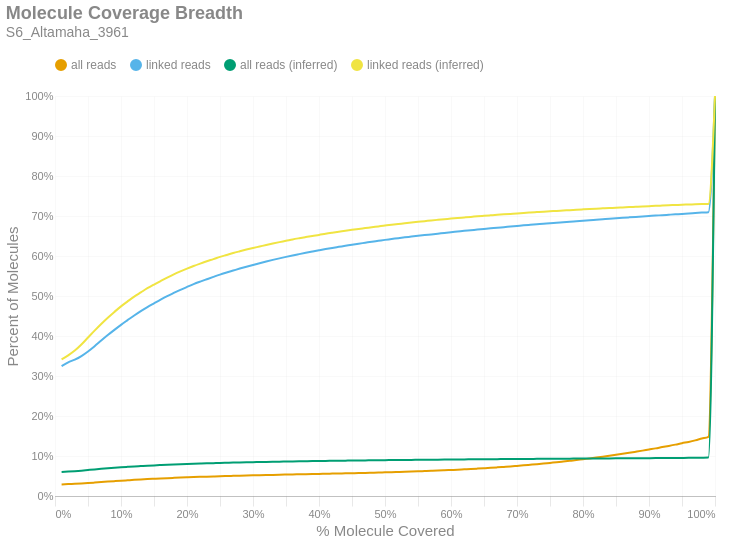

The notebook cell this image was saved under:
### Markdown cell above
### Molecule Read Coverage
This chart shows molecule coverage breadth as computed by the number of bases aligned to that molecule. In other words, "*how much of each unique long molecule is actually sequenced/aligned?*" Keep in mind there is a distinction between sequences and alignments, since some sequences belonging to a particular molecule may not align well and wouldn't appear in the alignment data. This chart also shows molecule coverage breadth as computed by the *inferred fragment* from which the aligned sequences originate. Unlike read coverage, this calculation takes into account the total insert size, including unsequenced gaps between the forward and reverse reads. Like the previous figures, these are cumulative percents.

### Code cell
if SKIPLR:
    print_html(f"Skipped")
else:
    binned_df = consolidated_hist(valids['coverage_bp'], mask, 0.01, True)
    binned_df_inf = consolidated_hist(valids['coverage_inserts'], mask, 0.01, True)
    binned_df = binned_df.with_columns(pl.lit(binned_df_inf['all reads (cumsum)']).alias('all reads (inferred)'))
    binned_df = binned_df.with_columns(pl.lit(binned_df_inf['linked reads (cumsum)']).alias('linked reads (inferred)'))
    binned_df = binned_df.with_columns(
        (pl.col('bin').cast(pl.Float64) + 0.01).alias('right_edge')
    )

    with SafeRender(binned_df):
        (
            density_plot(binned_df, 'Molecule Coverage Breadth', samplename, 'molcov', ['all reads (inferred)','linked reads (inferred)'])
            .encode(
                #x=alt.X('bin:Q', title="% Molecule Covered").axis(format = '%').scale(padding=0),
                x=alt.X('right_edge:Q', title="% Molecule Covered").axis(format='%').scale(padding=0),
                y=alt.Y('value:Q', title='Percent of Molecules')
                    .axis(format='%')
                    .stack(False)
                    .scale(domainMin=0, padding=0),
                color=alt.Color("key:N").scale(domain = ["all reads", "linked reads", "all reads (inferred)", "linked reads (inferred)"]),
                tooltip = [
                    alt.Tooltip("key:N", title = "Data Type"),
                    alt.Tooltip("range_label:N", title="% Molecule Covered"),
                    alt.Tooltip("value:Q", format = ".2%", title="% Molecules")
                ]
            )
        ).display()

### Figure 1 — Vega-Lite specification as saved in the notebook (floating-point values rounded to 4 significant figures)
{"width": "container", "height": 400, "config": {"title": {"anchor": "start", "dy": -15, "fontSize": 18, "color": "#888888", "subtitleColor": "#888888", "subtitleFontSize": 14}, "arc": {"fill": "#0072B2"}, "axis": {"domainColor": "#888888", "domainWidth": 0.5, "gridWidth": 0.2, "grid": false, "titleFontWeight": 400, "titleFontSize": 15, "labelFontSize": 11, "labelColor": "#888888", "tickColor": "#888888", "tickWidth": 0.2, "titleColor": "#888888"}, "axisBand": {"grid": false}, "axisX": {"grid": true, "tickSize": 10, "domainCap": "round"}, "axisY": {"domain": false, "grid": true, "tickSize": 0, "domainCap": "round"}, "background": "transparent", "header": {"labelFontSize": 15, "labelColor": "#888888", "titleFontSize": 15, "titleFontWeight": 600, "titleColor": "#888888"}, "legend": {"labelFont": "sans-serif", "labelFontSize": 12, "labelColor": "#888888", "symbolSize": 100, "symbolType": "circle", "titleFontSize": 12, "titlePadding": 10, "titleColor": "#888888", "title": null, "orient": "top"}, "range": {"category": ["#E69F00", "#56B4E9", "#009E73", "#F0E442", "#0072B2", "#D55E00", "#CC79A7", "#000000"], "diverging": ["#cfe8f3", "#a2d4ec", "#73bfe2", "#46abdb", "#1696d2", "#12719e"]}, "area": {"fill": "#0072B2", "fillOpacity": 0.7, "line": true, "strokeOpacity": 0.7}, "line": {"color": "#0072B2", "stroke": "#0072B2", "strokeWidth": 2}, "trail": {"color": "#0072B2", "stroke": "#0072B2", "strokeWidth": 0, "size": 1}, "point": {"filled": true, "fillOpacity": 1.0, "size": 95}, "text": {"color": "#888888", "fontSize": 11, "align": "right", "fontWeight": 400, "size": 11}, "bar": {"fill": "#0072B2", "stroke": null}, "view": {"stroke": null, "continuousWidth": 660, "continuousHeight": 400}}, "data": {"name": "data-99ca5f34d87bc19c4a1fb9a19ee4e636"}, "mark": {"type": "line", "interpolate": "monotone", "point": {"opacity": 0, "size": 275}}, "encoding": {"color": {"field": "key", "scale": {"domain": ["all reads", "linked reads", "all reads (inferred)", "linked reads (inferred)"]}, "type": "nominal"}, "tooltip": [{"field": "key", "title": "Data Type", "type": "nominal"}, {"field": "range_label", "title": "% Molecule Covered", "type": "nominal"}, {"field": "value", "format": ".2%", "title": "% Molecules", "type": "quantitative"}], "x": {"axis": {"format": "%"}, "field": "right_edge", "scale": {"padding": 0}, "title": "% Molecule Covered", "type": "quantitative"}, "y": {"axis": {"format": "%"}, "field": "value", "scale": {"domainMin": 0, "padding": 0}, "stack": false, "title": "Percent of Molecules", "type": "quantitative"}}, "params": [{"name": "param_c36ac31b6afebe62", "select": {"type": "point", "fields": ["key"]}, "bind": "legend"}], "title": {"text": "Molecule Coverage Breadth", "subtitle": "S6_Altamaha_3961"}, "transform": [{"fold": ["all reads (cumsum)", "linked reads (cumsum)", "all reads (inferred)", "linked reads (inferred)"]}, {"calculate": "replace(datum.key, ' (cumsum)', '')", "as": "key"}, {"filter": {"param": "param_c36ac31b6afebe62"}}], "usermeta": {"embedOptions": {"downloadFileName": "S6_Altamaha_3961.molcov"}}, "$schema": "https://vega.github.io/schema/vega-lite/v6.1.0.json", "datasets": {"data-99ca5f34d87bc19c4a1fb9a19ee4e636": [{"bin": "0.0", "interval": "0.0-0.01", "all reads": 0.02892, "linked reads": 0.3249, "all reads (cumsum)": 0.02892, "linked reads (cumsum)": 0.3249, "range_label": "0.0-0.01", "all reads (inferred)": 0.06005, "linked reads (inferred)": 0.3416, "right_edge": 0.01}, {"bin": "0.01", "interval": "0.01-0.02", "all reads": 0.0008677, "linked reads": 0.009384, "all reads (cumsum)": 0.02979, "linked reads (cumsum)": 0.3343, "range_label": "0.01-0.02", "all reads (inferred)": 0.06097, "linked reads (inferred)": 0.3518, "right_edge": 0.02}, {"bin": "0.02", "interval": "0.02-0.03", "all reads": 0.0006259, "linked reads": 0.006577, "all reads (cumsum)": 0.03042, "linked reads (cumsum)": 0.3409, "range_label": "0.02-0.03", "all reads (inferred)": 0.06204, "linked reads (inferred)": 0.3636, "right_edge": 0.03}, {"bin": "0.03", "interval": "0.03-0.04", "all reads": 0.0008266, "linked reads": 0.008902, "all reads (cumsum)": 0.03124, "linked reads (cumsum)": 0.3498, "range_label": "0.03-0.04", "all reads (inferred)": 0.06338, "linked reads (inferred)": 0.3788, "right_edge": 0.04}, {"bin": "0.04", "interval": "0.04-0.05", "all reads": 0.001047, "linked reads": 0.0115, "all reads (cumsum)": 0.03229, "linked reads (cumsum)": 0.3613, "range_label": "0.04-0.05", "all reads (inferred)": 0.06492, "linked reads (inferred)": 0.3961, "right_edge": 0.05}, {"bin": "0.05", "interval": "0.05-0.06", "all reads": 0.001199, "linked reads": 0.01325, "all reads (cumsum)": 0.03349, "linked reads (cumsum)": 0.3745, "range_label": "0.05-0.06", "all reads (inferred)": 0.06644, "linked reads (inferred)": 0.4134, "right_edge": 0.06}, {"bin": "0.06", "interval": "0.06-0.07", "all reads": 0.001259, "linked reads": 0.01414, "all reads (cumsum)": 0.03475, "linked reads (cumsum)": 0.3887, "range_label": "0.06-0.07", "all reads (inferred)": 0.0679, "linked reads (inferred)": 0.43, "right_edge": 0.07}, {"bin": "0.07", "interval": "0.07-0.08", "all reads": 0.001214, "linked reads": 0.0137, "all reads (cumsum)": 0.03596, "linked reads (cumsum)": 0.4024, "range_label": "0.07-0.08", "all reads (inferred)": 0.06928, "linked reads (inferred)": 0.4457, "right_edge": 0.08}, {"bin": "0.08", "interval": "0.08-0.09", "all reads": 0.001158, "linked reads": 0.01299, "all reads (cumsum)": 0.03712, "linked reads (cumsum)": 0.4154, "range_label": "0.08-0.09", "all reads (inferred)": 0.07055, "linked reads (inferred)": 0.4603, "right_edge": 0.09}, {"bin": "0.09", "interval": "0.09-0.1", "all reads": 0.001123, "linked reads": 0.01255, "all reads (cumsum)": 0.03824, "linked reads (cumsum)": 0.4279, "range_label": "0.09-0.1", "all reads (inferred)": 0.07177, "linked reads (inferred)": 0.4741, "right_edge": 0.1}, {"bin": "0.1", "interval": "0.1-0.11", "all reads": 0.001041, "linked reads": 0.01179, "all reads (cumsum)": 0.03928, "linked reads (cumsum)": 0.4397, "range_label": "0.1-0.11", "all reads (inferred)": 0.07286, "linked reads (inferred)": 0.4865, "right_edge": 0.11}, {"bin": "0.11", "interval": "0.11-0.12", "all reads": 0.001037, "linked reads": 0.01163, "all reads (cumsum)": 0.04032, "linked reads (cumsum)": 0.4513, "range_label": "0.11-0.12", "all reads (inferred)": 0.07391, "linked reads (inferred)": 0.4985, "right_edge": 0.12}, {"bin": "0.12", "interval": "0.12-0.13", "all reads": 0.0009747, "linked reads": 0.01099, "all reads (cumsum)": 0.0413, "linked reads (cumsum)": 0.4623, "range_label": "0.12-0.13", "all reads (inferred)": 0.07483, "linked reads (inferred)": 0.509, "right_edge": 0.13}, {"bin": "0.13", "interval": "0.13-0.14", "all reads": 0.0009036, "linked reads": 0.01011, "all reads (cumsum)": 0.0422, "linked reads (cumsum)": 0.4724, "range_label": "0.13-0.14", "all reads (inferred)": 0.07574, "linked reads (inferred)": 0.5194, "right_edge": 0.14}, {"bin": "0.14", "interval": "0.14-0.15", "all reads": 0.0008229, "linked reads": 0.009277, "all reads (cumsum)": 0.04302, "linked reads (cumsum)": 0.4817, "range_label": "0.14-0.15", "all reads (inferred)": 0.07655, "linked reads (inferred)": 0.5287, "right_edge": 0.15}, {"bin": "0.15", "interval": "0.15-0.16", "all reads": 0.000813, "linked reads": 0.009177, "all reads (cumsum)": 0.04383, "linked reads (cumsum)": 0.4909, "range_label": "0.15-0.16", "all reads (inferred)": 0.07731, "linked reads (inferred)": 0.5374, "right_edge": 0.16}, {"bin": "0.16", "interval": "0.16-0.17", "all reads": 0.000775, "linked reads": 0.008683, "all reads (cumsum)": 0.04461, "linked reads (cumsum)": 0.4996, "range_label": "0.16-0.17", "all reads (inferred)": 0.07806, "linked reads (inferred)": 0.5459, "right_edge": 0.17}, {"bin": "0.17", "interval": "0.17-0.18", "all reads": 0.0007165, "linked reads": 0.008012, "all reads (cumsum)": 0.04533, "linked reads (cumsum)": 0.5076, "range_label": "0.17-0.18", "all reads (inferred)": 0.07877, "linked reads (inferred)": 0.554, "right_edge": 0.18}, {"bin": "0.18", "interval": "0.18-0.19", "all reads": 0.0006953, "linked reads": 0.007813, "all reads (cumsum)": 0.04602, "linked reads (cumsum)": 0.5154, "range_label": "0.18-0.19", "all reads (inferred)": 0.07942, "linked reads (inferred)": 0.5614, "right_edge": 0.19}, {"bin": "0.19", "interval": "0.19-0.2", "all reads": 0.0006426, "linked reads": 0.007227, "all reads (cumsum)": 0.04666, "linked reads (cumsum)": 0.5226, "range_label": "0.19-0.2", "all reads (inferred)": 0.08003, "linked reads (inferred)": 0.5683, "right_edge": 0.2}, {"bin": "0.2", "interval": "0.2-0.21", "all reads": 0.0006201, "linked reads": 0.006999, "all reads (cumsum)": 0.04728, "linked reads (cumsum)": 0.5296, "range_label": "0.2-0.21", "all reads (inferred)": 0.0806, "linked reads (inferred)": 0.5749, "right_edge": 0.21}, {"bin": "0.21", "interval": "0.21-0.22", "all reads": 0.0005588, "linked reads": 0.006278, "all reads (cumsum)": 0.04784, "linked reads (cumsum)": 0.5359, "range_label": "0.21-0.22", "all reads (inferred)": 0.08113, "linked reads (inferred)": 0.581, "right_edge": 0.22}, {"bin": "0.22", "interval": "0.22-0.23", "all reads": 0.0005359, "linked reads": 0.005955, "all reads (cumsum)": 0.04838, "linked reads (cumsum)": 0.5418, "range_label": "0.22-0.23", "all reads (inferred)": 0.08165, "linked reads (inferred)": 0.5868, "right_edge": 0.23}, {"bin": "0.23", "interval": "0.23-0.24", "all reads": 0.0005301, "linked reads": 0.005907, "all reads (cumsum)": 0.04891, "linked reads (cumsum)": 0.5478, "range_label": "0.23-0.24", "all reads (inferred)": 0.08212, "linked reads (inferred)": 0.5922, "right_edge": 0.24}, {"bin": "0.24", "interval": "0.24-0.25", "all reads": 0.0005181, "linked reads": 0.005691, "all reads (cumsum)": 0.04943, "linked reads (cumsum)": 0.5534, "range_label": "0.24-0.25", "all reads (inferred)": 0.08261, "linked reads (inferred)": 0.5978, "right_edge": 0.25}, {"bin": "0.25", "interval": "0.25-0.26", "all reads": 0.0004627, "linked reads": 0.005165, "all reads (cumsum)": 0.04989, "linked reads (cumsum)": 0.5586, "range_label": "0.25-0.26", "all reads (inferred)": 0.08304, "linked reads (inferred)": 0.6026, "right_edge": 0.26}, {"bin": "0.26", "interval": "0.26-0.27", "all reads": 0.0004491, "linked reads": 0.004961, "all reads (cumsum)": 0.05034, "linked reads (cumsum)": 0.5636, "range_label": "0.26-0.27", "all reads (inferred)": 0.08346, "linked reads (inferred)": 0.6075, "right_edge": 0.27}, {"bin": "0.27", "interval": "0.27-0.28", "all reads": 0.0004487, "linked reads": 0.004981, "all reads (cumsum)": 0.05079, "linked reads (cumsum)": 0.5686, "range_label": "0.27-0.28", "all reads (inferred)": 0.08385, "linked reads (inferred)": 0.6118, "right_edge": 0.28}, {"bin": "0.28", "interval": "0.28-0.29", "all reads": 0.0004316, "linked reads": 0.004694, "all reads (cumsum)": 0.05122, "linked reads (cumsum)": 0.5732, "range_label": "0.28-0.29", "all reads (inferred)": 0.08422, "linked reads (inferred)": 0.616, "right_edge": 0.29}, {"bin": "0.29", "interval": "0.29-0.3", "all reads": 0.0004121, "linked reads": 0.004451, "all reads (cumsum)": 0.05163, "linked reads (cumsum)": 0.5777, "range_label": "0.29-0.3", "all reads (inferred)": 0.08457, "linked reads (inferred)": 0.62, "right_edge": 0.3}, {"bin": "0.3", "interval": "0.3-0.31", "all reads": 0.0003991, "linked reads": 0.004319, "all reads (cumsum)": 0.05203, "linked reads (cumsum)": 0.582, "range_label": "0.3-0.31", "all reads (inferred)": 0.08491, "linked reads (inferred)": 0.6238, "right_edge": 0.31}, {"bin": "0.31", "interval": "0.31-0.32", "all reads": 0.0003899, "linked reads": 0.0042, "all reads (cumsum)": 0.05242, "linked reads (cumsum)": 0.5862, "range_label": "0.31-0.32", "all reads (inferred)": 0.08525, "linked reads (inferred)": 0.6276, "right_edge": 0.32}, {"bin": "0.32", "interval": "0.32-0.33", "all reads": 0.0003827, "linked reads": 0.00406, "all reads (cumsum)": 0.0528, "linked reads (cumsum)": 0.5903, "range_label": "0.32-0.33", "all reads (inferred)": 0.08557, "linked reads (inferred)": 0.6312, "right_edge": 0.33}, {"bin": "0.33", "interval": "0.33-0.34", "all reads": 0.000368, "linked reads": 0.003809, "all reads (cumsum)": 0.05317, "linked reads (cumsum)": 0.5941, "range_label": "0.33-0.34", "all reads (inferred)": 0.08588, "linked reads (inferred)": 0.6347, "right_edge": 0.34}, {"bin": "0.34", "interval": "0.34-0.35", "all reads": 0.0003615, "linked reads": 0.003681, "all reads (cumsum)": 0.05353, "linked reads (cumsum)": 0.5978, "range_label": "0.34-0.35", "all reads (inferred)": 0.08617, "linked reads (inferred)": 0.638, "right_edge": 0.35}, {"bin": "0.35", "interval": "0.35-0.36", "all reads": 0.0003608, "linked reads": 0.003562, "all reads (cumsum)": 0.05389, "linked reads (cumsum)": 0.6013, "range_label": "0.35-0.36", "all reads (inferred)": 0.08647, "linked reads (inferred)": 0.6414, "right_edge": 0.36}, {"bin": "0.36", "interval": "0.36-0.37", "all reads": 0.0003389, "linked reads": 0.003322, "all reads (cumsum)": 0.05423, "linked reads (cumsum)": 0.6046, "range_label": "0.36-0.37", "all reads (inferred)": 0.08674, "linked reads (inferred)": 0.6444, "right_edge": 0.37}, {"bin": "0.37", "interval": "0.37-0.38", "all reads": 0.0003444, "linked reads": 0.003278, "all reads (cumsum)": 0.05458, "linked reads (cumsum)": 0.6079, "range_label": "0.37-0.38", "all reads (inferred)": 0.087, "linked reads (inferred)": 0.6473, "right_edge": 0.38}, {"bin": "0.38", "interval": "0.38-0.39", "all reads": 0.0003506, "linked reads": 0.003231, "all reads (cumsum)": 0.05493, "linked reads (cumsum)": 0.6112, "range_label": "0.38-0.39", "all reads (inferred)": 0.08725, "linked reads (inferred)": 0.6501, "right_edge": 0.39}, {"bin": "0.39", "interval": "0.39-0.4", "all reads": 0.0003567, "linked reads": 0.003183, "all reads (cumsum)": 0.05528, "linked reads (cumsum)": 0.6143, "range_label": "0.39-0.4", "all reads (inferred)": 0.08748, "linked reads (inferred)": 0.6526, "right_edge": 0.4}, {"bin": "0.4", "interval": "0.4-0.41", "all reads": 0.0003482, "linked reads": 0.003079, "all reads (cumsum)": 0.05563, "linked reads (cumsum)": 0.6174, "range_label": "0.4-0.41", "all reads (inferred)": 0.08774, "linked reads (inferred)": 0.6555, "right_edge": 0.41}, {"bin": "0.41", "interval": "0.41-0.42", "all reads": 0.0003499, "linked reads": 0.002844, "all reads (cumsum)": 0.05598, "linked reads (cumsum)": 0.6203, "range_label": "0.41-0.42", "all reads (inferred)": 0.08797, "linked reads (inferred)": 0.6581, "right_edge": 0.42}, {"bin": "0.42", "interval": "0.42-0.43", "all reads": 0.000341, "linked reads": 0.002616, "all reads (cumsum)": 0.05632, "linked reads (cumsum)": 0.6229, "range_label": "0.42-0.43", "all reads (inferred)": 0.08819, "linked reads (inferred)": 0.6605, "right_edge": 0.43}, {"bin": "0.43", "interval": "0.43-0.44", "all reads": 0.0003471, "linked reads": 0.002604, "all reads (cumsum)": 0.05667, "linked reads (cumsum)": 0.6255, "range_label": "0.43-0.44", "all reads (inferred)": 0.0884, "linked reads (inferred)": 0.6629, "right_edge": 0.44}, {"bin": "0.44", "interval": "0.44-0.45", "all reads": 0.0003649, "linked reads": 0.002644, "all reads (cumsum)": 0.05704, "linked reads (cumsum)": 0.6281, "range_label": "0.44-0.45", "all reads (inferred)": 0.08862, "linked reads (inferred)": 0.6654, "right_edge": 0.45}, {"bin": "0.45", "interval": "0.45-0.46", "all reads": 0.0003677, "linked reads": 0.002572, "all reads (cumsum)": 0.0574, "linked reads (cumsum)": 0.6307, "range_label": "0.45-0.46", "all reads (inferred)": 0.08883, "linked reads (inferred)": 0.6677, "right_edge": 0.46}, {"bin": "0.46", "interval": "0.46-0.47", "all reads": 0.0003947, "linked reads": 0.002449, "all reads (cumsum)": 0.0578, "linked reads (cumsum)": 0.6331, "range_label": "0.46-0.47", "all reads (inferred)": 0.08902, "linked reads (inferred)": 0.6698, "right_edge": 0.47}, {"bin": "0.47", "interval": "0.47-0.48", "all reads": 0.0004118, "linked reads": 0.002477, "all reads (cumsum)": 0.05821, "linked reads (cumsum)": 0.6356, "range_label": "0.47-0.48", "all reads (inferred)": 0.08922, "linked reads (inferred)": 0.6719, "right_edge": 0.48}, {"bin": "0.48", "interval": "0.48-0.49", "all reads": 0.0004203, "linked reads": 0.002325, "all reads (cumsum)": 0.05863, "linked reads (cumsum)": 0.638, "range_label": "0.48-0.49", "all reads (inferred)": 0.08941, "linked reads (inferred)": 0.674, "right_edge": 0.49}, {"bin": "0.49", "interval": "0.49-0.5", "all reads": 0.0004853, "linked reads": 0.002377, "all reads (cumsum)": 0.05912, "linked reads (cumsum)": 0.6403, "range_label": "0.49-0.5", "all reads (inferred)": 0.08961, "linked reads (inferred)": 0.6762, "right_edge": 0.5}, {"bin": "0.5", "interval": "0.5-0.51", "all reads": 0.0004487, "linked reads": 0.00207, "all reads (cumsum)": 0.05956, "linked reads (cumsum)": 0.6424, "range_label": "0.5-0.51", "all reads (inferred)": 0.08977, "linked reads (inferred)": 0.678, "right_edge": 0.51}, {"bin": "0.51", "interval": "0.51-0.52", "all reads": 0.0005014, "linked reads": 0.002229, "all reads (cumsum)": 0.06007, "linked reads (cumsum)": 0.6446, "range_label": "0.51-0.52", "all reads (inferred)": 0.08994, "linked reads (inferred)": 0.6798, "right_edge": 0.52}, {"bin": "0.52", "interval": "0.52-0.53", "all reads": 0.0005031, "linked reads": 0.002038, "all reads (cumsum)": 0.06057, "linked reads (cumsum)": 0.6467, "range_label": "0.52-0.53", "all reads (inferred)": 0.09012, "linked reads (inferred)": 0.6817, "right_edge": 0.53}, {"bin": "0.53", "interval": "0.53-0.54", "all reads": 0.0005335, "linked reads": 0.001831, "all reads (cumsum)": 0.0611, "linked reads (cumsum)": 0.6485, "range_label": "0.53-0.54", "all reads (inferred)": 0.09029, "linked reads (inferred)": 0.6836, "right_edge": 0.54}, {"bin": "0.54", "interval": "0.54-0.55", "all reads": 0.0005698, "linked reads": 0.001922, "all reads (cumsum)": 0.06167, "linked reads (cumsum)": 0.6504, "range_label": "0.54-0.55", "all reads (inferred)": 0.09046, "linked reads (inferred)": 0.6853, "right_edge": 0.55}, {"bin": "0.55", "interval": "0.55-0.56", "all reads": 0.0006132, "linked reads": 0.001922, "all reads (cumsum)": 0.06228, "linked reads (cumsum)": 0.6523, "range_label": "0.55-0.56", "all reads (inferred)": 0.09061, "linked reads (inferred)": 0.6871, "right_edge": 0.56}, {"bin": "0.56", "interval": "0.56-0.57", "all reads": 0.0006084, "linked reads": 0.001691, "all reads (cumsum)": 0.06289, "linked reads (cumsum)": 0.654, "range_label": "0.56-0.57", "all reads (inferred)": 0.09078, "linked reads (inferred)": 0.6889, "right_edge": 0.57}, {"bin": "0.57", "interval": "0.57-0.58", "all reads": 0.000632, "linked reads": 0.001795, "all reads (cumsum)": 0.06353, "linked reads (cumsum)": 0.6558, "range_label": "0.57-0.58", "all reads (inferred)": 0.09093, "linked reads (inferred)": 0.6905, "right_edge": 0.58}, {"bin": "0.58", "interval": "0.58-0.59", "all reads": 0.0007275, "linked reads": 0.001894, "all reads (cumsum)": 0.06425, "linked reads (cumsum)": 0.6577, "range_label": "0.58-0.59", "all reads (inferred)": 0.09108, "linked reads (inferred)": 0.692, "right_edge": 0.59}, {"bin": "0.59", "interval": "0.59-0.6", "all reads": 0.0007753, "linked reads": 0.001779, "all reads (cumsum)": 0.06503, "linked reads (cumsum)": 0.6595, "range_label": "0.59-0.6", "all reads (inferred)": 0.09124, "linked reads (inferred)": 0.6936, "right_edge": 0.6}, {"bin": "0.6", "interval": "0.6-0.61", "all reads": 0.0007661, "linked reads": 0.001659, "all reads (cumsum)": 0.06579, "linked reads (cumsum)": 0.6612, "range_label": "0.6-0.61", "all reads (inferred)": 0.09138, "linked reads (inferred)": 0.6951, "right_edge": 0.61}, {"bin": "0.61", "interval": "0.61-0.62", "all reads": 0.0008574, "linked reads": 0.001707, "all reads (cumsum)": 0.06665, "linked reads (cumsum)": 0.6629, "range_label": "0.61-0.62", "all reads (inferred)": 0.0915, "linked reads (inferred)": 0.6964, "right_edge": 0.62}, {"bin": "0.62", "interval": "0.62-0.63", "all reads": 0.000841, "linked reads": 0.001567, "all reads (cumsum)": 0.06749, "linked reads (cumsum)": 0.6644, "range_label": "0.62-0.63", "all reads (inferred)": 0.09163, "linked reads (inferred)": 0.6977, "right_edge": 0.63}, {"bin": "0.63", "interval": "0.63-0.64", "all reads": 0.0009511, "linked reads": 0.001679, "all reads (cumsum)": 0.06844, "linked reads (cumsum)": 0.6661, "range_label": "0.63-0.64", "all reads (inferred)": 0.09178, "linked reads (inferred)": 0.6993, "right_edge": 0.64}, {"bin": "0.64", "interval": "0.64-0.65", "all reads": 0.00101, "linked reads": 0.001551, "all reads (cumsum)": 0.06945, "linked reads (cumsum)": 0.6677, "range_label": "0.64-0.65", "all reads (inferred)": 0.09191, "linked reads (inferred)": 0.7005, "right_edge": 0.65}, {"bin": "0.65", "interval": "0.65-0.66", "all reads": 0.001039, "linked reads": 0.001484, "all reads (cumsum)": 0.07049, "linked reads (cumsum)": 0.6691, "range_label": "0.65-0.66", "all reads (inferred)": 0.09203, "linked reads (inferred)": 0.7018, "right_edge": 0.66}, {"bin": "0.66", "interval": "0.66-0.67", "all reads": 0.00112, "linked reads": 0.00136, "all reads (cumsum)": 0.07161, "linked reads (cumsum)": 0.6705, "range_label": "0.66-0.67", "all reads (inferred)": 0.09215, "linked reads (inferred)": 0.703, "right_edge": 0.67}, {"bin": "0.67", "interval": "0.67-0.68", "all reads": 0.001159, "linked reads": 0.001547, "all reads (cumsum)": 0.07277, "linked reads (cumsum)": 0.6721, "range_label": "0.67-0.68", "all reads (inferred)": 0.09228, "linked reads (inferred)": 0.7042, "right_edge": 0.68}, {"bin": "0.68", "interval": "0.68-0.69", "all reads": 0.00117, "linked reads": 0.001464, "all reads (cumsum)": 0.07394, "linked reads (cumsum)": 0.6735, "range_label": "0.68-0.69", "all reads (inferred)": 0.09239, "linked reads (inferred)": 0.7053, "right_edge": 0.69}, {"bin": "0.69", "interval": "0.69-0.7", "all reads": 0.001344, "linked reads": 0.00152, "all reads (cumsum)": 0.07529, "linked reads (cumsum)": 0.675, "range_label": "0.69-0.7", "all reads (inferred)": 0.0925, "linked reads (inferred)": 0.7064, "right_edge": 0.7}, {"bin": "0.7", "interval": "0.7-0.71", "all reads": 0.001359, "linked reads": 0.001583, "all reads (cumsum)": 0.07665, "linked reads (cumsum)": 0.6766, "range_label": "0.7-0.71", "all reads (inferred)": 0.09263, "linked reads (inferred)": 0.7077, "right_edge": 0.71}, {"bin": "0.71", "interval": "0.71-0.72", "all reads": 0.001451, "linked reads": 0.00138, "all reads (cumsum)": 0.0781, "linked reads (cumsum)": 0.678, "range_label": "0.71-0.72", "all reads (inferred)": 0.09274, "linked reads (inferred)": 0.7088, "right_edge": 0.72}, {"bin": "0.72", "interval": "0.72-0.73", "all reads": 0.001457, "linked reads": 0.001332, "all reads (cumsum)": 0.07955, "linked reads (cumsum)": 0.6793, "range_label": "0.72-0.73", "all reads (inferred)": 0.09285, "linked reads (inferred)": 0.7098, "right_edge": 0.73}, {"bin": "0.73", "interval": "0.73-0.74", "all reads": 0.001528, "linked reads": 0.00126, "all reads (cumsum)": 0.08108, "linked reads (cumsum)": 0.6806, "range_label": "0.73-0.74", "all reads (inferred)": 0.09297, "linked reads (inferred)": 0.7108, "right_edge": 0.74}, {"bin": "0.74", "interval": "0.74-0.75", "all reads": 0.001678, "linked reads": 0.00144, "all reads (cumsum)": 0.08276, "linked reads (cumsum)": 0.682, "range_label": "0.74-0.75", "all reads (inferred)": 0.09307, "linked reads (inferred)": 0.7118, "right_edge": 0.75}, {"bin": "0.75", "interval": "0.75-0.76", "all reads": 0.001599, "linked reads": 0.001129, "all reads (cumsum)": 0.08436, "linked reads (cumsum)": 0.6832, "range_label": "0.75-0.76", "all reads (inferred)": 0.09317, "linked reads (inferred)": 0.7127, "right_edge": 0.76}, {"bin": "0.76", "interval": "0.76-0.77", "all reads": 0.001772, "linked reads": 0.001332, "all reads (cumsum)": 0.08613, "linked reads (cumsum)": 0.6845, "range_label": "0.76-0.77", "all reads (inferred)": 0.09328, "linked reads (inferred)": 0.7137, "right_edge": 0.77}, {"bin": "0.77", "interval": "0.77-0.78", "all reads": 0.001813, "linked reads": 0.001212, "all reads (cumsum)": 0.08794, "linked reads (cumsum)": 0.6857, "range_label": "0.77-0.78", "all reads (inferred)": 0.09339, "linked reads (inferred)": 0.7146, "right_edge": 0.78}, {"bin": "0.78", "interval": "0.78-0.79", "all reads": 0.001869, "linked reads": 0.001304, "all reads (cumsum)": 0.08981, "linked reads (cumsum)": 0.687, "range_label": "0.78-0.79", "all reads (inferred)": 0.09349, "linked reads (inferred)": 0.7156, "right_edge": 0.79}, {"bin": "0.79", "interval": "0.79-0.8", "all reads": 0.002082, "linked reads": 0.001264, "all reads (cumsum)": 0.09189, "linked reads (cumsum)": 0.6883, "range_label": "0.79-0.8", "all reads (inferred)": 0.0936, "linked reads (inferred)": 0.7166, "right_edge": 0.8}, {"bin": "0.8", "interval": "0.8-0.81", "all reads": 0.001956, "linked reads": 0.001208, "all reads (cumsum)": 0.09385, "linked reads (cumsum)": 0.6895, "range_label": "0.8-0.81", "all reads (inferred)": 0.0937, "linked reads (inferred)": 0.7175, "right_edge": 0.81}, {"bin": "0.81", "interval": "0.81-0.82", "all reads": 0.002139, "linked reads": 0.001272, "all reads (cumsum)": 0.09599, "linked reads (cumsum)": 0.6908, "range_label": "0.81-0.82", "all reads (inferred)": 0.0938, "linked reads (inferred)": 0.7183, "right_edge": 0.82}, {"bin": "0.82", "interval": "0.82-0.83", "all reads": 0.002241, "linked reads": 0.001248, "all reads (cumsum)": 0.09823, "linked reads (cumsum)": 0.692, "range_label": "0.82-0.83", "all reads (inferred)": 0.09389, "linked reads (inferred)": 0.7191, "right_edge": 0.83}, {"bin": "0.83", "interval": "0.83-0.84", "all reads": 0.002336, "linked reads": 0.00128, "all reads (cumsum)": 0.1006, "linked reads (cumsum)": 0.6933, "range_label": "0.83-0.84", "all reads (inferred)": 0.09399, "linked reads (inferred)": 0.7199, "right_edge": 0.84}, {"bin": "0.84", "interval": "0.84-0.85", "all reads": 0.002354, "linked reads": 0.001041, "all reads (cumsum)": 0.1029, "linked reads (cumsum)": 0.6943, "range_label": "0.84-0.85", "all reads (inferred)": 0.09409, "linked reads (inferred)": 0.7207, "right_edge": 0.85}, {"bin": "0.85", "interval": "0.85-0.86", "all reads": 0.002459, "linked reads": 0.001216, "all reads (cumsum)": 0.1054, "linked reads (cumsum)": 0.6955, "range_label": "0.85-0.86", "all reads (inferred)": 0.09419, "linked reads (inferred)": 0.7215, "right_edge": 0.86}, {"bin": "0.86", "interval": "0.86-0.87", "all reads": 0.002581, "linked reads": 0.001121, "all reads (cumsum)": 0.108, "linked reads (cumsum)": 0.6967, "range_label": "0.86-0.87", "all reads (inferred)": 0.09428, "linked reads (inferred)": 0.7222, "right_edge": 0.87}, {"bin": "0.87", "interval": "0.87-0.88", "all reads": 0.00271, "linked reads": 0.001089, "all reads (cumsum)": 0.1107, "linked reads (cumsum)": 0.6978, "range_label": "0.87-0.88", "all reads (inferred)": 0.09439, "linked reads (inferred)": 0.723, "right_edge": 0.88}, {"bin": "0.88", "interval": "0.88-0.89", "all reads": 0.002748, "linked reads": 0.001033, "all reads (cumsum)": 0.1134, "linked reads (cumsum)": 0.6988, "range_label": "0.88-0.89", "all reads (inferred)": 0.09449, "linked reads (inferred)": 0.7237, "right_edge": 0.89}, {"bin": "0.89", "interval": "0.89-0.9", "all reads": 0.002863, "linked reads": 0.001109, "all reads (cumsum)": 0.1163, "linked reads (cumsum)": 0.6999, "range_label": "0.89-0.9", "all reads (inferred)": 0.09461, "linked reads (inferred)": 0.7245, "right_edge": 0.9}, {"bin": "0.9", "interval": "0.9-0.91", "all reads": 0.00279, "linked reads": 0.001153, "all reads (cumsum)": 0.1191, "linked reads (cumsum)": 0.701, "range_label": "0.9-0.91", "all reads (inferred)": 0.09473, "linked reads (inferred)": 0.7254, "right_edge": 0.91}, {"bin": "0.91", "interval": "0.91-0.92", "all reads": 0.003218, "linked reads": 0.0009851, "all reads (cumsum)": 0.1223, "linked reads (cumsum)": 0.702, "range_label": "0.91-0.92", "all reads (inferred)": 0.09484, "linked reads (inferred)": 0.7261, "right_edge": 0.92}, {"bin": "0.92", "interval": "0.92-0.93", "all reads": 0.002971, "linked reads": 0.001117, "all reads (cumsum)": 0.1253, "linked reads (cumsum)": 0.7031, "range_label": "0.92-0.93", "all reads (inferred)": 0.09495, "linked reads (inferred)": 0.7268, "right_edge": 0.93}, {"bin": "0.93", "interval": "0.93-0.94", "all reads": 0.003217, "linked reads": 0.001105, "all reads (cumsum)": 0.1285, "linked reads (cumsum)": 0.7043, "range_label": "0.93-0.94", "all reads (inferred)": 0.09508, "linked reads (inferred)": 0.7275, "right_edge": 0.94}, {"bin": "0.94", "interval": "0.94-0.95", "all reads": 0.003588, "linked reads": 0.001041, "all reads (cumsum)": 0.1321, "linked reads (cumsum)": 0.7053, "range_label": "0.94-0.95", "all reads (inferred)": 0.09522, "linked reads (inferred)": 0.7282, "right_edge": 0.95}, {"bin": "0.95", "interval": "0.95-0.96", "all reads": 0.003189, "linked reads": 0.0012, "all reads (cumsum)": 0.1353, "linked reads (cumsum)": 0.7065, "range_label": "0.95-0.96", "all reads (inferred)": 0.09537, "linked reads (inferred)": 0.7288, "right_edge": 0.96}, {"bin": "0.96", "interval": "0.96-0.97", "all reads": 0.003794, "linked reads": 0.001013, "all reads (cumsum)": 0.139, "linked reads (cumsum)": 0.7075, "range_label": "0.96-0.97", "all reads (inferred)": 0.09552, "linked reads (inferred)": 0.7294, "right_edge": 0.97}, {"bin": "0.97", "interval": "0.97-0.98", "all reads": 0.004549, "linked reads": 0.001061, "all reads (cumsum)": 0.1436, "linked reads (cumsum)": 0.7086, "range_label": "0.97-0.98", "all reads (inferred)": 0.09578, "linked reads (inferred)": 0.7299, "right_edge": 0.98}, {"bin": "0.98", "interval": "0.98-0.99", "all reads": 0.004314, "linked reads": 0.001089, "all reads (cumsum)": 0.1479, "linked reads (cumsum)": 0.7097, "range_label": "0.98-0.99", "all reads (inferred)": 0.0962, "linked reads (inferred)": 0.7302, "right_edge": 0.99}, {"bin": "0.99", "interval": "0.99-1.0", "all reads": 0.8521, "linked reads": 0.2903, "all reads (cumsum)": 1.0, "linked reads (cumsum)": 1.0, "range_label": "0.99-1.0", "all reads (inferred)": 1.0, "linked reads (inferred)": 1.0, "right_edge": 1.0}]}}
